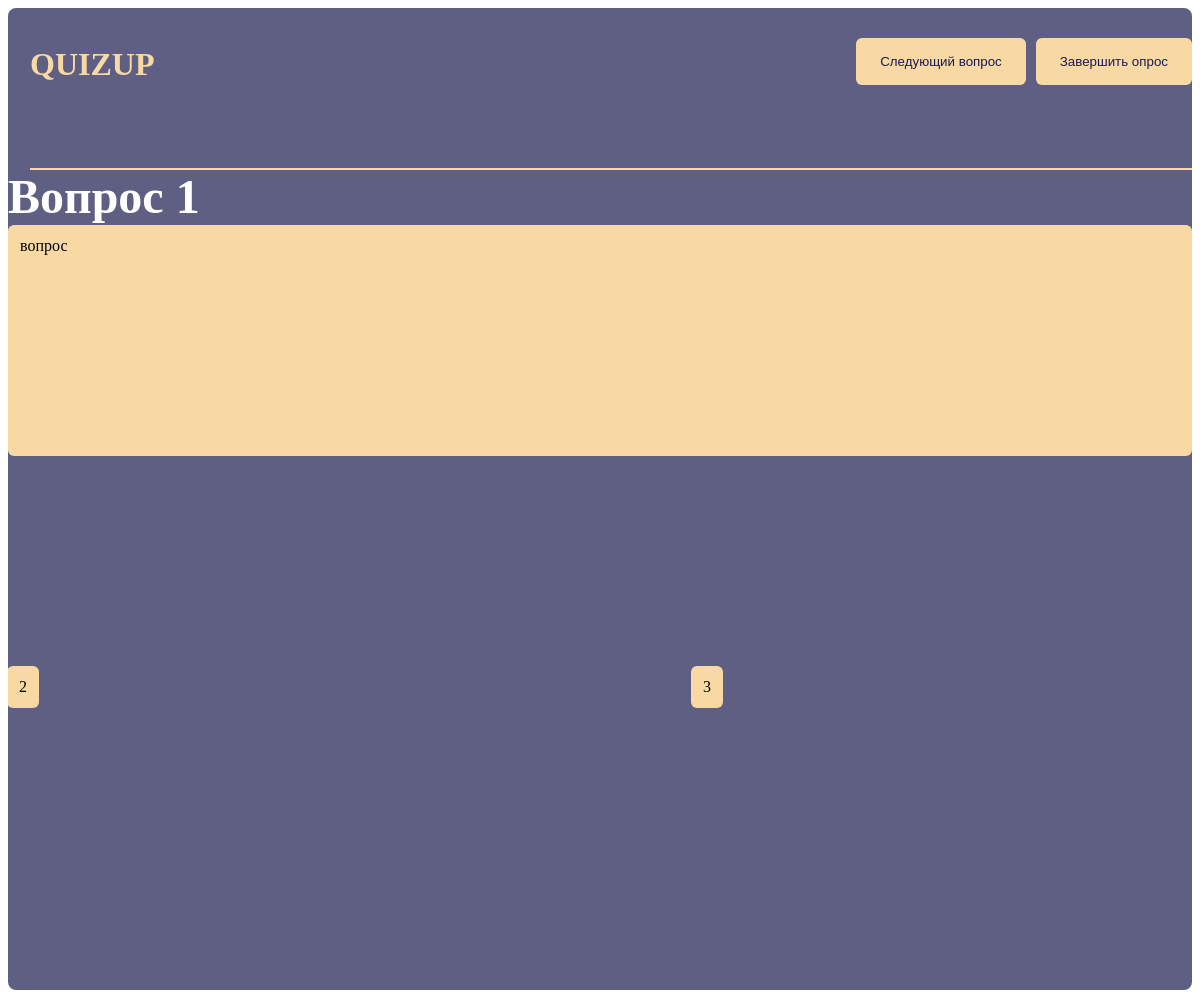
Page /show_question/21 (signed in) on the committed database.
### models.py (models this page shows)
class Poll(db.Model):
    __tablename__ = 'polls'
    id = db.Column(db.Integer, primary_key=True)
    title = db.Column(db.String(255), nullable=False)
    user_id = db.Column(db.Integer, db.ForeignKey('users.id'), nullable=False)
    entry_code = db.Column(db.String(6), unique=True)
    is_active = db.Column(db.Boolean, default=False)
    current_question_index = db.Column(db.Integer, default=0)  # Индекс текущего вопроса
    questions = db.relationship('Question', backref='poll', lazy='dynamic')  # Changed to dynamic
    created_at = db.Column(db.DateTime, default=datetime.utcnow)  # Добавляем время создания опроса

class Question(db.Model):
    __tablename__ = 'questions'
    id = db.Column(db.Integer, primary_key=True)
    text = db.Column(db.String(255), nullable=False)
    type = db.Column(db.String(50), nullable=False)
    poll_id = db.Column(db.Integer, db.ForeignKey('polls.id'), nullable=False)
    order = db.Column(db.Integer, nullable=False)
    is_closed = db.Column(db.Boolean, default=False) # Добавляем флаг для закрытия вопроса
    options = db.relationship('Option', backref='question', lazy=True)
    answers = db.relationship('UserAnswer', backref='question', lazy=True)

class Option(db.Model):
    __tablename__ = 'options'
    id = db.Column(db.Integer, primary_key=True)
    text = db.Column(db.String(100), nullable=False)
    correct = db.Column(db.Boolean, default=False)  # For closed questions (optional)
    question_id = db.Column(db.Integer, db.ForeignKey('questions.id'), nullable=False)
    votes = db.Column(db.Integer, default=0) #Not use in this version

### app.py (the view)
@app.route('/show_question/<int:poll_id>')
@login_required
def show_question(poll_id):
    poll = Poll.query.get_or_404(poll_id)
    if poll.user_id != current_user.id:
        return "Unauthorized", 403
    current_question = poll.questions.order_by(Question.order).offset(poll.current_question_index).first()
    if current_question:
        if current_question.type == 'open':
            return render_template('show_open_question.html', question=current_question, poll=poll, is_host=True)
        else:
            return render_template('show_closed_question.html', question=current_question, poll=poll, is_host=True)
    else:
        poll.is_active = False
        db.session.commit()
        return "Все вопросы закончились. Опрос завершен!"

### app.py (called while the page is built)
@login_manager.user_loader
def load_user(user_id):
    return User.query.get(int(user_id))

### templates/show_closed_question.html (shortened to what this page needs)
<!DOCTYPE html>
<html lang="ru">
<head>
    <link rel="stylesheet" href="{{ url_for('static', filename='style.css') }}" />
    <link rel="stylesheet" href="{{ url_for('static', filename='input_base_question.css') }}" />
</head>
<body>
    <div class="input-base-question-container1">
        <div class="input-base-question-desktop10448104">
            <img alt="Background Image" src="{{ url_for('static', filename='/public/external/rectangle264036-mock-3000w.png') }}" class="input-base-question-rectangle26"/>
            <div class="input-base-question-wf-title-bar">
                <span class="input-base-question-text3">QUIZUP</span>
            </div>
            <div class="input-base-question-wf-text-area1">
                <div class="input-base-question-frame-text-area-base1">
                    <div class="input-base-question-label-stack">
                        <span class="input-base-question-text4">Вопрос {{ poll.current_question_index + 1 }}</span>
                    </div>
                    <div class="input-base-question-text-input1">
                        <div class="question-text">{{ question.text }}</div>
                    </div>
                </div>
            </div>
            <div class="input-base-question-container2" id="answerOptionsContainer">
                {% for option in question.options %}
                    <div class="input-base-question-group" data-answer="{{ loop.index }}">
                        <div class="input-base-question-wf-text-area option-container {% if not is_host %}clickable{% endif %}"
                             onclick="{% if not is_host %}selectAnswer({{ option.id }}){% endif %}">
                            <div class="input-base-question-frame-text-area-base">
                                <div class="input-base-question-text-input">
                                    <div class="option-text">{{ option.text }}</div>
                                </div>
                            </div>
                        </div>
                    </div>
                {% endfor %}
            </div>
            {% if is_host %}
            <div class="input-base-question-buttons-top">
                <button onclick="nextQuestion()" class="input-base-question-wf-button-next">Следующий вопрос</button>
                <button onclick="endPoll()" class="input-base-question-wf-button-start">Завершить опрос</button>
            </div>
            {% else %}
            <div class="input-base-question-buttons-top">
                <button onclick="submitAnswer()" class="input-base-question-wf-button-next" id="submitButton">Ответить</button>
            </div>
            {% endif %}
        </div>
    </div>
</body>
</html>

### static/style.css (style rules this page uses)
:root { --dl-size-size-large: 144px; --dl-size-size-small: 48px; --dl-size-size-medium: 96px; --dl-size-size-xlarge: 192px; --dl-size-size-xsmall: 16px; --dl-space-space-unit: 16px; --dl-size-size-xxlarge: 288px; --dl-color-wfbase-white: rgba(255, 255, 255, 1); --dl-size-size-maxwidth: 1400px; --dl-color-theme-accent1: #FFFFFF; --dl-color-theme-accent2: #F5D1B0; --dl-radius-radius-round: 50%; --dl-color-theme-primary1: #BF4408; --dl-color-theme-primary2: #E65103; --dl-space-space-halfunit: 8px; --dl-space-space-sixunits: 96px; --dl-space-space-twounits: 32px; --dl-radius-radius-radius2: 2px; --dl-radius-radius-radius4: 4px; --dl-radius-radius-radius8: 8px; --dl-space-space-fiveunits: 80px; --dl-space-space-fourunits: 64px; --dl-color-theme-secondary1: #FFFFFF; --dl-color-theme-secondary2: #FBF1EB; --dl-space-space-threeunits: 48px; --dl-color-theme-neutral-dark: #191818; --dl-radius-radius-cardradius: 8px; --dl-color-theme-neutral-light: #FBFAF9; --dl-radius-radius-imageradius: 8px; --dl-radius-radius-inputradius: 24px; --dl-radius-radius-buttonradius: 24px; --dl-space-space-oneandhalfunits: 24px; }

### static/input_base_question.css (style rules this page uses)
.input-base-question-container1 { width: 100%; display: flex; min-height: 100vh; align-items: center; flex-direction: column; }
.input-base-question-desktop10448104 { gap: 10px; width: 100%; height: 982px; display: flex; overflow: hidden; position: relative; box-sizing: content-box; align-items: center; flex-shrink: 0; border-radius: 8px; justify-content: center; background-color: var(--dl-color-wfbase-white); }
.input-base-question-rectangle26 { top: 0px; left: 0px; width: 3000px; height: 983px; position: absolute; pointer-events: none; }
.input-base-question-buttons-top { position: absolute; top: 30px; right: 0; display: flex; gap: 10px; }
.input-base-question-wf-button-next { background-color: rgba(249, 217, 163, 1); color: rgb(26, 25, 78); border: none; border-radius: 6px; padding: 16px 24px; cursor: pointer; }
.input-base-question-wf-button-start { background-color: rgba(249, 217, 163, 1); color: rgb(26, 25, 78); border: none; border-radius: 6px; padding: 16px 24px; cursor: pointer; }
.input-base-question-wf-title-bar { top: 36px; left: 22px; width: 1500px; height: 92px; display: flex; padding: 0 0 32px; position: absolute; align-items: flex-start; flex-shrink: 0; border-color: rgba(249, 217, 163, 1); border-style: solid; border-width: 0 0 2px; }
.input-base-question-text3 { color: rgb(249, 217, 163); height: auto; flex-grow: 1; font-size: 32px; align-self: stretch; font-style: Bold; text-align: left; font-family: "Playfair Display"; font-weight: 700; line-height: 130%; font-stretch: normal; text-decoration: none; }
.input-base-question-wf-text-area1 { top: 169px; left: 0px; right: 0px; width: auto; height: 279px; margin: auto; display: flex; position: absolute; align-items: flex-start; flex-shrink: 0; flex-direction: column; }
.input-base-question-frame-text-area-base1 { gap: 8px; display: flex; flex-grow: 1; align-self: stretch; align-items: flex-start; flex-direction: column; }
.input-base-question-label-stack { gap: 8px; display: flex; align-self: stretch; align-items: flex-start; flex-direction: column; }
.input-base-question-text4 { color: rgba(255, 255, 255, 1); height: auto; font-size: 48px; font-style: SemiBold; text-align: left; font-family: Playfair Display; font-weight: 600; line-height: 40px; font-stretch: normal; text-decoration: none; }
.input-base-question-text-input1 { gap: 10px; display: flex; padding: 12px; flex-grow: 1; align-self: stretch; align-items: flex-start; border-radius: 6px; flex-direction: column; background-color: rgba(249, 217, 163, 1); position: relative; }
.input-base-question-text-input { gap: 10px; display: flex; padding: 12px; flex-grow: 1; align-self: stretch; align-items: flex-start; border-radius: 6px; flex-direction: column; background-color: rgba(249, 217, 163, 1); position: relative; }
.input-base-question-container2 { top: 498px; flex: 0 0 auto; left: -1px; width: var(--dl-size-size-maxwidth); height: 361px; display: flex; position: absolute; align-self: center; align-items: center; justify-content: space-between; }
@media (max-width: 1200px) { .input-base-question-wf-button-start { left: 750px; } }
@media (max-width: 1200px) { .input-base-question-wf-title-bar { width: 1200px; } }

### rows in the picture
Poll: poll.current_question_index+1 "1"
Question: text "вопрос"
Option: text "2"
Option: text "3"
